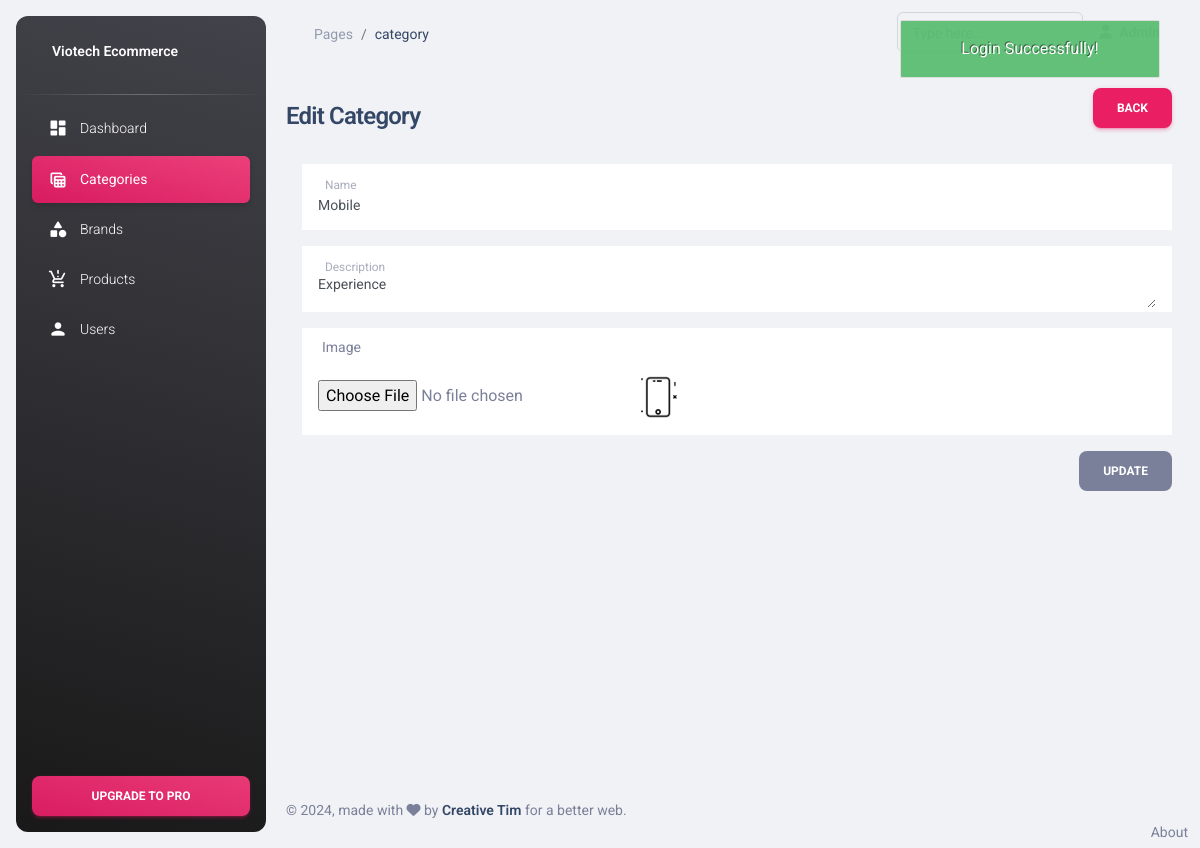
Page /admin/editCategory.php?id=1 (signed in) on the committed database.
### tables this page shows
CREATE TABLE `categories` (
  `id` int(11) NOT NULL,
  `name` varchar(255) NOT NULL,
  `description` varchar(255) NOT NULL,
  `image` varchar(255) NOT NULL
);

### admin/includes/config/DAL.php (called while the page is built, shortened)
<?php
require_once "dbcon.php";
function getId($table, $id)
{
    global $conn;
    $sql = "SELECT * FROM $table WHERE id = ?";
    $stmt = $conn->prepare($sql);
    $stmt->bind_param('i', $id);
    $stmt->execute();
    $result = $stmt->get_result();
    return $result;
}

### admin/editCategory.php (the view, shortened to what this page needs)
<?php include('includes/header.php');
include('includes/config/DAL.php');
?>
<div class="container-fluid py-4">
    <div class="row min-vh-80 h-100">
        <div class="col-12">
            <h4 class="d-flex align-items-center justify-content-between mb-3 pe-3">
                Edit Category
                <a href="category.php" class="btn btn-primary text-white">
                    Back
                </a>
            </h4>
            <?php
            if (isset($_GET['id'])) {
                $id = $_GET['id'];
                $category = getId('categories', $id);
                if (mysqli_num_rows($category) > 0) {
                    $category = mysqli_fetch_array($category);
            ?>
                    <form action="includes/config/BL.php" method="POST" class="px-3 py-1" enctype="multipart/form-data">
                        <div class=" px-3 py-1 bg-white mb-3">
                            <div class="form-floating">
                                <input type="text" name="name" required value="<?php echo $category['name'] ?>" class="form-control" id="floatingInput" placeholder="name@example.com">
                                <label for="floatingInput">Name</label>
                            </div>
                        </div>
                        <div class="px-3 py-1 bg-white mb-3">
                            <div class="form-floating">
                                <textarea class="form-control" required name="description" rows="3" cols="10" placeholder="Description" id="floatingTextarea"><?php echo $category['description'] ?></textarea>
                                <label for="floatingTextarea">Description</label>
                            </div>
                        </div>
                        <div class="px-3 py-2 bg-white mb-3">
                            <label class="d-block">Image</label>
                            <input type="file" name="image">
                            <img width="60px" height="60px" src="images/<?php echo $category['image'] ?>" alt="">
                        </div>
                        <div>
                            <button type="submit" class="btn btn-secondary text-white float-end" name="update_category">
                                Update
                            </button>
                        </div>
                    </form>
            <?php
                } else {
                    echo "Category not found.";
                }
            } else {
                echo "Id is missing.";
            }
            ?>
        </div>
    </div>
</div>
<?php include('includes/footer.php'); ?>

### rows in the picture
categories: name "Mobile", description "Experience", image (picture)
